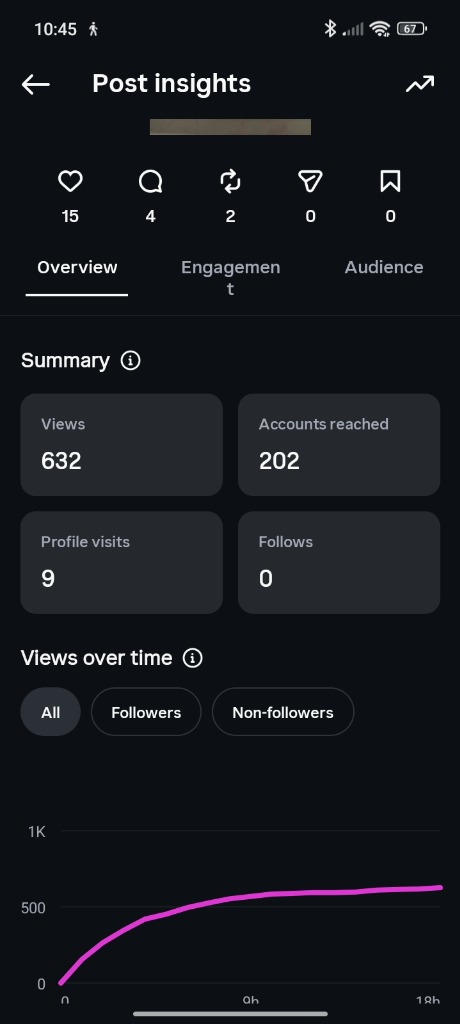
#> input picture PERSONAL-BRANDING/assets/images/media__1783226928309.jpg, 460 x 1024 px, found by its file name
$ python crop_posts.py
#> lines starting #> are read from the running program, lines starting #| are printed output that depends on the picture
import os
from PIL import Image

src_dir = r"C:\Users\lenovo\.gemini\antigravity\brain\34a87eb0-2102-431d-bd12-9eb739dcb453"
dest_dir = r"c:\Users\lenovo\Desktop\PERSONAL-BRANDING\assets\images"

posts = {
    "mirror": "media__1783226928309.jpg",
    "group": "media__1783226962076.jpg",
    "letthem": "media__1783226928335.jpg",
    "camera": "media__1783226928343.jpg",
    "bedah": "media__1783226962037.jpg",
    "bazar": "media__1783226928305.jpg",
    "portrait": "media__1783227293470.jpg",
    "bookpage": "media__1783227293479.jpg"
}

for name, filename in posts.items():
    img_path = os.path.join(src_dir, filename)
    if not os.path.exists(img_path):
        print(f"Skipping {name}: {filename} not found")
        continue

    img = Image.open(img_path)
#> img is the input picture: PIL image 460x1024 RGB; mean R, G, B 22.6, 24.8, 30.4
    # Let's find the vertical bounds of the post image.
    # The Instagram background is very dark (R,G,B < 30).
    # We will scan from Y=100 to Y=700 down the center column.
    center_x = img.width // 2
#> center_x = 230

    y_start = None
    y_end = None

    for y in range(120, 750):
        r, g, b = img.getpixel((center_x, y))[:3]
        # If color is not dark gray (R,G,B > 35)
        if r > 35 or g > 35 or b > 35:
            y_start = y
            break
#> this loop made 1 pass
#> (r, g, b) on pass 1: (88, 84, 75)

    for y in range(750, 120, -1):
        r, g, b = img.getpixel((center_x, y))[:3]
        if r > 35 or g > 35 or b > 35:
            y_end = y
            break
#> this loop made 17 passes
#> (r, g, b) on passes 1 to 12: (12, 15, 20), (12, 15, 20), (12, 15, 20), (12, 15, 20), (12, 15, 20), (12, 15, 20), (12, 15, 20), (12, 15, 20), (12, 15, 20), (12, 15, 20), (12, 15, 20), (12, 15, 20)

    if y_start is not None and y_end is not None:
        # Give 5px padding
        y_start = max(120, y_start - 3)
        y_end = min(img.height, y_end + 3)
#> y_end = 737

        # Crop full width
        cropped = img.crop((0, y_start, img.width, y_end))
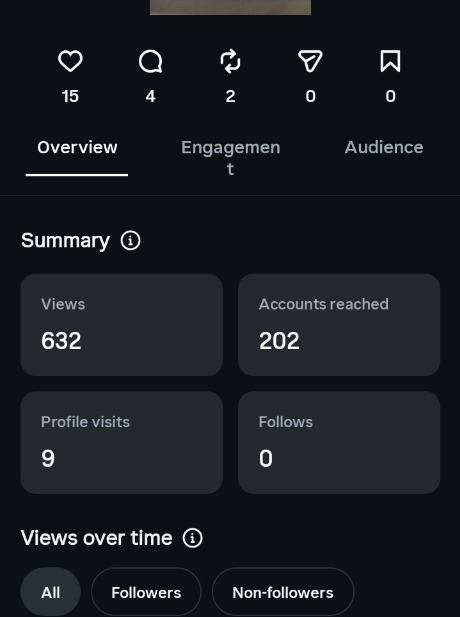
#> cropped: PIL image 460x617 RGB; mean R, G, B 25.5, 28.5, 33.3
        # Convert to RGB if RGBA
        if cropped.mode == "RGBA":
            cropped = cropped.convert("RGB")

        out_path = os.path.join(dest_dir, f"post_{name}.jpg")
        cropped.save(out_path)
        print(f"Cropped post_{name}.jpg: Y={y_start} to Y={y_end}")
#| Cropped post_mirror.jpg: Y=120 to Y=737
    else:
        print(f"Could not find bounds for {name}")
#> pass 2 of the loop `for name, filename in posts.items():`:
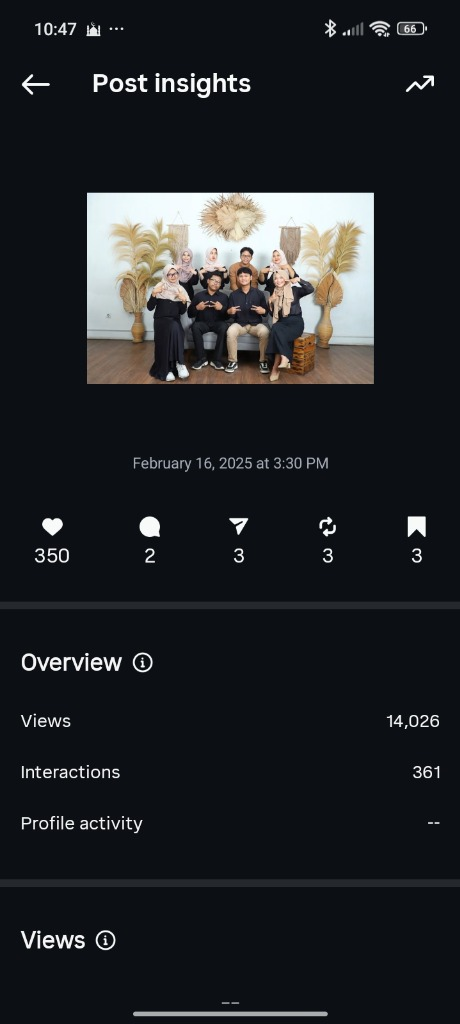
#> input picture PERSONAL-BRANDING/assets/images/media__1783226962076.jpg, 460 x 1024 px, found by its file name
#> img is the input picture: PIL image 460x1024 RGB; mean R, G, B 33.6, 35.5, 38.8
#> the loop `for y in range(120, 750):` made 73 passes
#> the loop `for y in range(750, 120, -1):` made 143 passes
#> `cropped = img.crop((0, y_start, img.width, y_end))`:
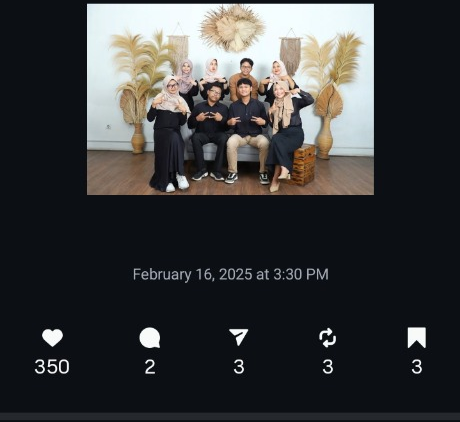
#> cropped: PIL image 460x422 RGB; mean R, G, B 57.2, 57.7, 58.7
#| Cropped post_group.jpg: Y=189 to Y=611
#> pass 3 of the loop `for name, filename in posts.items():`:
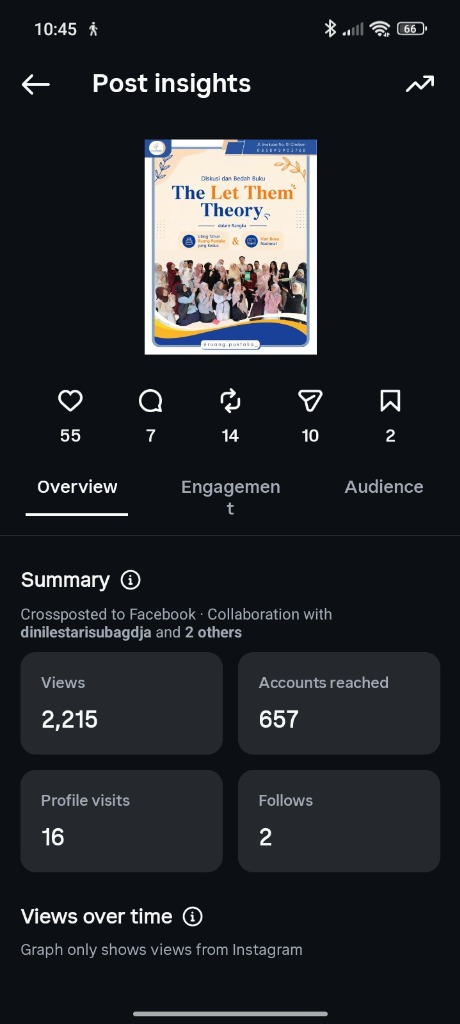
#> input picture PERSONAL-BRANDING/assets/images/media__1783226928335.jpg, 460 x 1024 px, found by its file name
#> img is the input picture: PIL image 460x1024 RGB; mean R, G, B 35.6, 37.9, 42.5
#> the loop `for y in range(120, 750):` made 20 passes
#> the loop `for y in range(750, 120, -1):` made 114 passes
#> `cropped = img.crop((0, y_start, img.width, y_end))`:
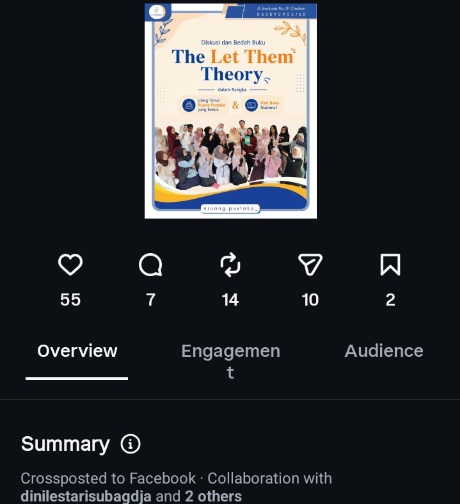
#> cropped: PIL image 460x504 RGB; mean R, G, B 45.2, 46.8, 50.9
#| Cropped post_letthem.jpg: Y=136 to Y=640
#> the loop made 8 passes; the first 3 are shown
